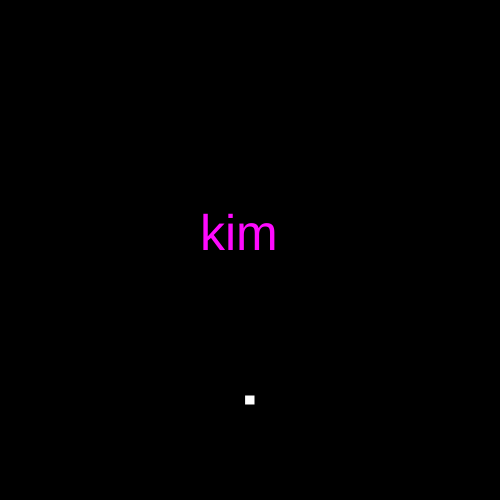
Frame 1 (no input)
Frame 60 (no input): identical to frame 1, image omitted
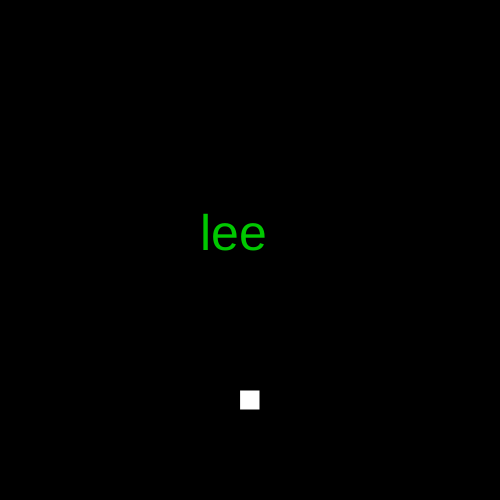
Frame 120 (the mouse pressed at the canvas centre since frame 60)

The p5.js sketch that drew these frames (run headless with seeded random() and noise() and a simulated clock; from frame 60 on, the mouse is pressed at the canvas centre):

// p5.js sketch
// ── sketch.js
var words = ["kim", "lee", "kirk", "choi", 21, "love", "shit"];
var colors = [255, 0, 100, 20, 167];
var colorG = [10,200,255,185,213];
var rectSize = [10, 20, 30, 40, 50, 60, 70, 80, 90, 100, 110, 120, 130, 140];

var index = 0;
var indexColors = 0;
var indexG = 0;
var indexRectSize = 0;


var square

function setup() {
  createCanvas(500,500);
}

function draw() {
  background(0);
  textSize(50);
  fill(colors[indexColors], colorG[indexG], colors[indexColors]);
  text(words[index], 200, 250);

  rectMode(CENTER);
  fill(255);
  rect(width/2, 400, rectSize[indexRectSize], rectSize[indexRectSize]);
}

function mousePressed() {
  index++;
  indexColors++;
  indexG++;
  indexRectSize++;

  if (index == words.length){
    index = 0;
  }

  if (indexColors == colors.length){
    indexColors = 0;
  }

  if (indexG == colorG.length){
    indexG = 0;
  }

  if (indexRectSize == rectSize.length){
    indexRectSize = 0;
  }
}
